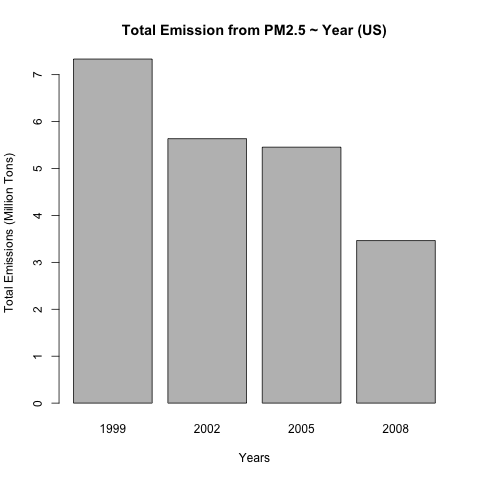

This figure's R source:
source('readData.R')
readData()

# Have total emissions from PM2.5 decreased in the United States from 1999 to 2008? 
# Using the base plotting system, make a plot showing the total PM2.5 emission from
# all sources for each of the years 1999, 2002, 2005, and 2008.

## aggregation
emissionByYear <- aggregate(Emissions ~ year, NEI, FUN=sum)

## plot
png('plot1.png', width=480, height=480)
with(emissionByYear, 
     barplot(height=Emissions/10^6, names.arg=year, 
             xlab='Years', ylab='Total Emissions (Million Tons)', 
             main='Total Emission from PM2.5 ~ Year (US)'))
dev.off()